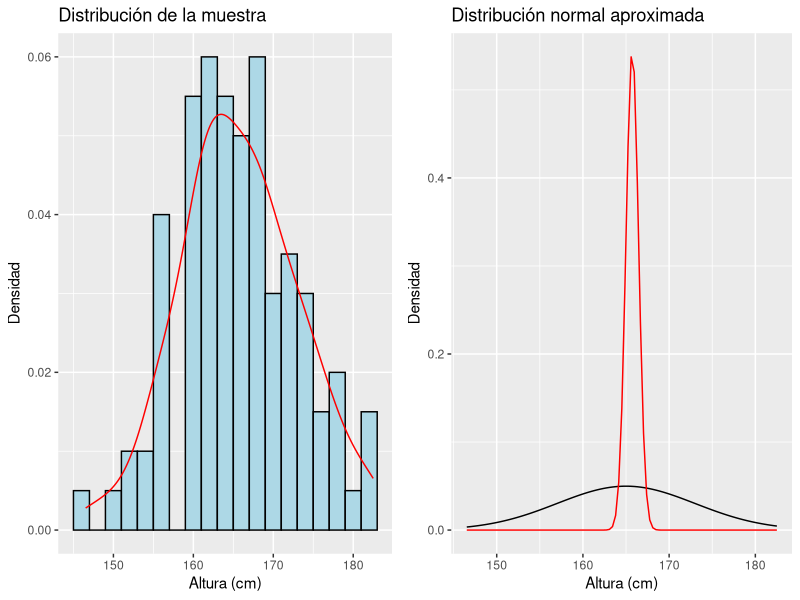

This figure's R source:
# Definimos los parámetros de la distribución de la población
mu <- 165
sigma <- 8

# Generamos una muestra aleatoria de tamaño n=100
set.seed(123) # Fijamos la semilla para reproducibilidad
n <- 100
muestra <- rnorm(n, mean = mu, sd = sigma)

# Calculamos la media muestral y la desviación estándar de la distribución de medias muestrales
x_barra <- mean(muestra)
s <- sd(muestra)/sqrt(n)

# Graficamos la distribución de la muestra y la distribución normal aproximada
library(ggplot2)
library(gridExtra)

p1 <- ggplot(data.frame(x = muestra), aes(x)) +
  geom_histogram(aes(y=..density..), binwidth=2, fill="lightblue", color="black") +
  geom_density(color="red") +
  labs(title = "Distribución de la muestra", x = "Altura (cm)", y = "Densidad")

p2 <- ggplot(data.frame(x = muestra), aes(x)) +
  stat_function(fun = dnorm, args = list(mean = mu, sd = sigma), color = "black") +
  stat_function(fun = dnorm, args = list(mean = x_barra, sd = s), color = "red") +
  labs(title = "Distribución normal aproximada", x = "Altura (cm)", y = "Densidad") +
  theme(legend.position = "none")

grid.arrange(p1, p2, ncol = 2)
